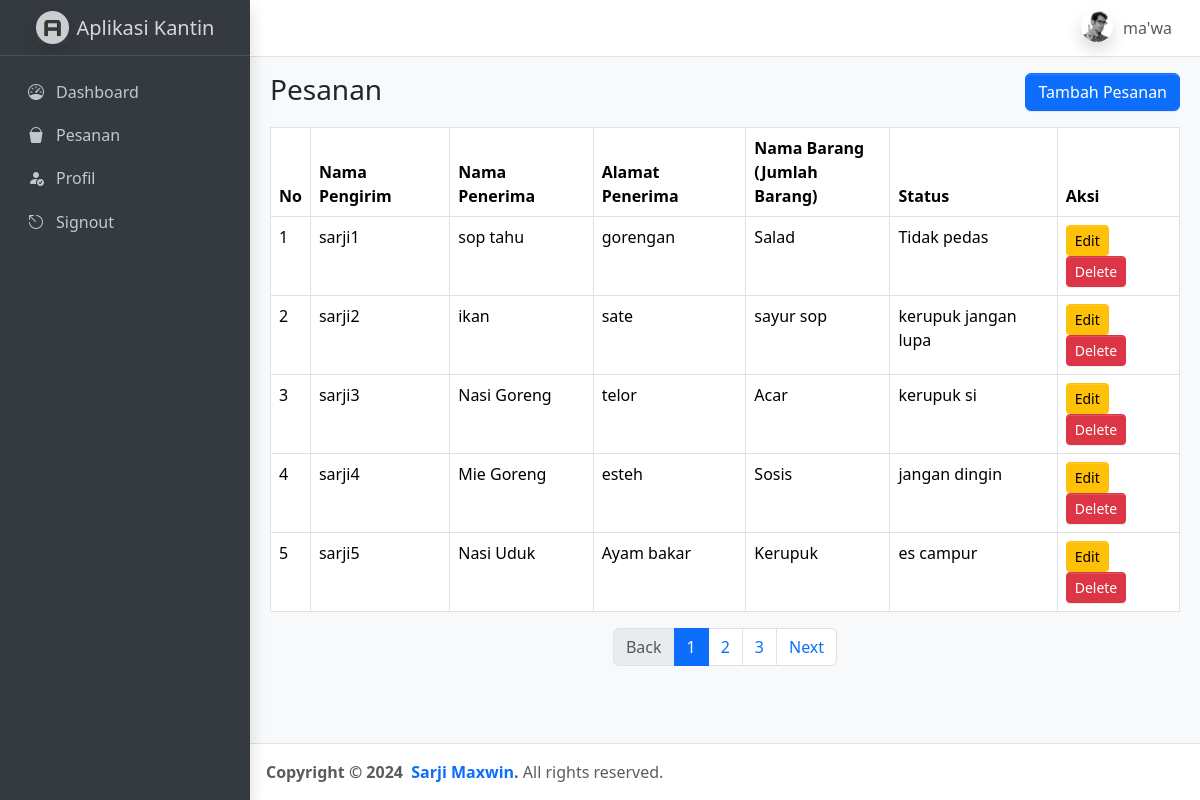
Screenshot of /pesanan.php (signed in) with the database file from the repository.
### tables this page shows
CREATE TABLE `tb_pesanan` (
  `id` int(11) NOT NULL,
  `nama_pemesan` varchar(255) NOT NULL,
  `lauk_utama` varchar(255) NOT NULL,
  `lauk_tambahan_satu` varchar(255) DEFAULT NULL,
  `lauk_tambahan_dua` varchar(255) DEFAULT NULL,
  `catatan` text DEFAULT NULL
);

### pesanan.php (the view, shortened to what this page needs)
<!DOCTYPE html>
<html lang="en">
<head>
    <link rel="stylesheet" href="https://cdn.jsdelivr.net/npm/@fontsource/source-sans-3@5.0.12/index.css">
    <link rel="stylesheet" href="https://cdn.jsdelivr.net/npm/overlayscrollbars@2.3.0/styles/overlayscrollbars.min.css">
    <link rel="stylesheet" href="https://cdn.jsdelivr.net/npm/bootstrap-icons@1.11.0/font/bootstrap-icons.min.css">
    <link rel="stylesheet" href="adminlte.css">
    <link rel="stylesheet" href="https://cdn.jsdelivr.net/npm/apexcharts@3.37.1/dist/apexcharts.css">
</head>
<body class="layout-fixed sidebar-expand-lg bg-body-tertiary">
    <?php
    include("header.php");
    include("sidebar.php");
    include("koneksi.php");
    $limit = 5;
    $page = isset($_GET['page']) ? (int)$_GET['page'] : 1;
    $offset = ($page - 1) * $limit;
    $result = mysqli_query($conn, "SELECT * FROM tb_pesanan LIMIT $limit OFFSET $offset");
    $total_result = mysqli_query($conn, "SELECT COUNT(*) AS count FROM tb_pesanan");
    $total_rows = mysqli_fetch_assoc($total_result)['count'];
    $total_pages = ceil($total_rows / $limit);
    ?>
    <main class="app-main">
        <div class="app-content-header">
            <div class="container-fluid">
                <div class="row">
                    <div class="col-sm-6">
                        <h3 class="mb-0">Pesanan</h3>
                    </div>
                    <div class="col-sm-6 text-end">
                        <button class="btn btn-primary" data-bs-toggle="modal" data-bs-target="#tambahPesananModal">Tambah Pesanan</button>
                    </div>
                </div>
            </div>
        </div>
        <div class="app-content">
            <div class="container-fluid">
                <table class="table table-bordered">
                    <thead>
                        <tr>
                            <th>No</th>
                            <th>Nama Pengirim</th>
                            <th>Nama Penerima</th>
                            <th>Alamat Penerima</th>
                            <th>Nama Barang <br> (Jumlah Barang)</th>
                            <th>Status</th>
                            <th>Aksi</th>
                        </tr>
                    </thead>
                    <tbody>
                        <?php while ($row = mysqli_fetch_assoc($result)): ?>
                            <tr>
                                <td><?php echo $row['id']; ?></td>
                                <td><?php echo $row['nama_pemesan']; ?></td>
                                <td><?php echo $row['lauk_utama']; ?></td>
                                <td><?php echo $row['lauk_tambahan_satu']; ?></td>
                                <td><?php echo $row['lauk_tambahan_dua']; ?></td>
                                <td><?php echo $row['catatan']; ?></td>
                                <td>
                                    <button class="btn btn-warning btn-sm" data-bs-toggle="modal" data-bs-target="#editPesananModal<?php echo $row['id']; ?>">Edit</button>
                                    <button class="btn btn-danger btn-sm" onclick="deletePesanan(<?php echo $row['id']; ?>)">Delete</button>
                                </td>
                            </tr>
                        <?php endwhile; ?>
                    </tbody>
                </table>
                <nav>
                    <ul class="pagination justify-content-center">
                        <li class="page-item <?php if ($page <= 1) echo 'disabled'; ?>">
                            <a class="page-link" href="?page=<?php echo $page - 1; ?>">Back</a>
                        </li>
                        <?php for ($i = 1; $i <= $total_pages; $i++): ?>
                            <li class="page-item <?php if ($page == $i) echo 'active'; ?>">
                                <a class="page-link" href="?page=<?php echo $i; ?>"><?php echo $i; ?></a>
                            </li>
                        <?php endfor; ?>
                        <li class="page-item <?php if ($page >= $total_pages) echo 'disabled'; ?>">
                            <a class="page-link" href="?page=<?php echo $page + 1; ?>">Next</a>
                        </li>
                    </ul>
                </nav>
            </div>
        </div>
    </main>
    <?php
    include("footer.php");
    ?>
</body>
</html>

### header.php (shortened to what this page needs)
<div class="app-wrapper">
        <nav class="app-header navbar navbar-expand bg-body">
            <div class="container-fluid">
                <ul class="navbar-nav ms-auto">
                    <li class="nav-item dropdown user-menu"> <a href="#" class="nav-link dropdown-toggle" data-bs-toggle="dropdown"> <img src="assets/img/user2-160x160.jpg" class="user-image rounded-circle shadow" alt="User Image"> <span class="d-none d-md-inline"><?php echo( $_SESSION['nama'] ); ?> </span> </a>
                    </li>
                </ul>
            </div>
        </nav>

### sidebar.php (shortened to what this page needs)
<aside class="app-sidebar bg-body-secondary shadow" data-bs-theme="dark">
            <div class="sidebar-brand"> <a class="brand-link"> <img src="assets/img/AdminLTELogo.png" alt="AdminLTE Logo" class="brand-image opacity-75 shadow"> <span class="brand-text fw-light">Aplikasi Kantin</span> </a> </div>
            <div class="sidebar-wrapper">
                <nav class="mt-2">
                    <ul class="nav sidebar-menu flex-column" data-lte-toggle="treeview" role="menu" data-accordion="false">
                        <li class="nav-item"> <a href="dashboard.php" class="nav-link"> <i class="nav-icon bi bi-speedometer"></i>
                                <p>
                                    Dashboard
                                </p>
                            </a>
                         </li>
                         <li class="nav-item"> <a href="pesanan.php" class="nav-link"> <i class="nav-icon bi bi-bucket-fill"></i>
                                <p>
                                    Pesanan
                                </p>
                            </a>
                         </li>
                          <li class="nav-item"> <a href="profil.php" class="nav-link"> <i class="nav-icon bi bi-person-fill-check"></i>
                                <p>
                                    Profil
                                </p>
                            </a>
                         </li>
                         <li class="nav-item"> <a href="signout.php" class="nav-link"> <i class="nav-icon bi bi-escape"></i>
                                <p>
                                    Signout
                                </p>
                            </a>
                         </li>
                     </ul>
                </nav>
            </div>
        </aside>

### footer.php (shortened to what this page needs)
<footer class="app-footer">
            <div class="float-end d-none d-sm-inline"></div>   <strong>
                Copyright &copy; 2024&nbsp;
                <a class="text-decoration-none">Sarji Maxwin</a>.
            </strong>
            All rights reserved.
        </footer>

### rows the page displays
tb_pesanan: id "1", nama_pemesan "sarji1", lauk_utama "sop tahu", lauk_tambahan_satu "gorengan", lauk_tambahan_dua "Salad", catatan "Tidak pedas"
tb_pesanan: id "2", nama_pemesan "sarji2", lauk_utama "ikan", lauk_tambahan_satu "sate", lauk_tambahan_dua "sayur sop", catatan "kerupuk jangan lupa"
tb_pesanan: id "3", nama_pemesan "sarji3", lauk_utama "Nasi Goreng", lauk_tambahan_satu "telor", lauk_tambahan_dua "Acar", catatan "kerupuk si"
tb_pesanan: id "4", nama_pemesan "sarji4", lauk_utama "Mie Goreng", lauk_tambahan_satu "esteh", lauk_tambahan_dua "Sosis", catatan "jangan dingin"
tb_pesanan: id "5", nama_pemesan "sarji5", lauk_utama "Nasi Uduk", lauk_tambahan_satu "Ayam bakar", lauk_tambahan_dua "Kerupuk", catatan "es campur"

### other values shown
$_SESSION['nama'] "ma'wa"
